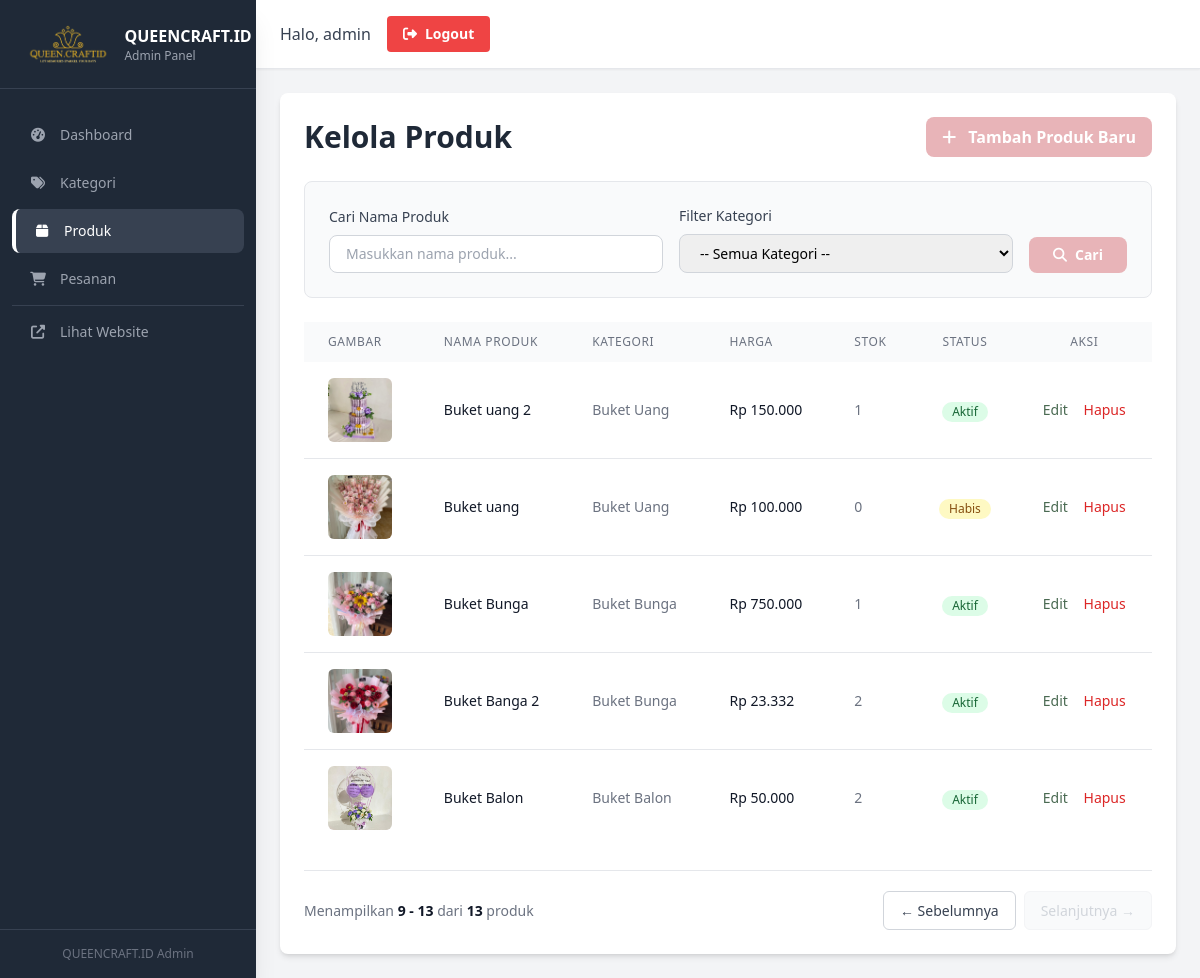
Screenshot of /admin/products/index.php?hal_produk=2 (signed in) with the database file from the repository.
### tables this page shows
CREATE TABLE `products` (
  `id` int(11) NOT NULL,
  `category_id` int(11) NOT NULL,
  `name` varchar(255) NOT NULL,
  `slug` varchar(255) NOT NULL,
  `description` text NOT NULL,
  `price` decimal(10,2) NOT NULL,
  `image_url` varchar(255) NOT NULL,
  `stock` int(11) NOT NULL DEFAULT 0,
  `is_featured` tinyint(1) NOT NULL DEFAULT 0,
  `status` enum('active','inactive','out_of_stock') NOT NULL DEFAULT 'active',
  `has_tiered_pricing` tinyint(1) NOT NULL DEFAULT 0,
  `sheet_1_min` int(11) DEFAULT NULL,
  `sheet_1_max` int(11) DEFAULT NULL,
  `price_1` decimal(10,2) DEFAULT NULL,
  `sheet_2_min` int(11) DEFAULT NULL,
  `sheet_2_max` int(11) DEFAULT NULL,
  `price_2` decimal(10,2) DEFAULT NULL,
  `sheet_3_min` int(11) DEFAULT NULL,
  `sheet_3_max` int(11) DEFAULT NULL,
  `price_3` decimal(10,2) DEFAULT NULL,
  `sheet_4_min` int(11) DEFAULT NULL,
  `sheet_4_max` int(11) DEFAULT NULL,
  `price_4` decimal(10,2) DEFAULT NULL,
  `sheet_5_min` int(11) DEFAULT NULL,
  `sheet_5_max` int(11) DEFAULT NULL,
  `price_5` decimal(10,2) DEFAULT NULL,
  `sheet_6_min` int(11) DEFAULT NULL,
  `sheet_6_max` int(11) DEFAULT NULL,
  `price_6` decimal(10,2) DEFAULT NULL,
  `created_at` timestamp NOT NULL DEFAULT current_timestamp()
);

CREATE TABLE `categories` (
  `id` int(11) NOT NULL,
  `name` varchar(100) NOT NULL,
  `slug` varchar(100) NOT NULL,
  `description` text DEFAULT NULL,
  `image_url` varchar(255) NOT NULL DEFAULT 'category-default.jpg',
  `created_at` timestamp NOT NULL DEFAULT current_timestamp()
);

### admin/products/index.php (the view, shortened to what this page needs)
<?php
require_once '../includes/admin-header.php';
require_once '../../includes/db.php';
 $current_page = isset($_GET['hal_produk']) ? (int)$_GET['hal_produk'] : 1;
 $offset = ($current_page - 1) * PRODUCTS_PER_PAGE;
$search_product_name = isset($_GET['search_name']) ? trim($_GET['search_name']) : '';
$search_category_id = isset($_GET['search_category']) ? (int)$_GET['search_category'] : 0;
 $pdo->exec("UPDATE products SET status = 'out_of_stock' WHERE stock = 0 AND status != 'out_of_stock'");
$where_clauses = [];
$where_params = [];
$where_clause = !empty($where_clauses) ? "WHERE " . implode(" AND ", $where_clauses) : "";
$count_stmt = $pdo->prepare("SELECT COUNT(*) FROM products p $where_clause");
$count_stmt->execute($where_params);
$total_products = (int) $count_stmt->fetchColumn();
$total_pages = ceil($total_products / PRODUCTS_PER_PAGE);
 $bq_base_get = $_GET;
 $bq_prev_get = $bq_base_get;
 $bq_prev_get['hal_produk'] = $current_page - 1;
 $bq_url_prev = '?' . http_build_query($bq_prev_get);
 $bq_next_get = $bq_base_get;
 $bq_next_get['hal_produk'] = $current_page + 1;
 $bq_url_next = '?' . http_build_query($bq_next_get);
$query = "
    SELECT p.*, c.name as category_name
    FROM products p
    JOIN categories c ON p.category_id = c.id
    $where_clause
    ORDER BY p.created_at DESC
    LIMIT " . (int)PRODUCTS_PER_PAGE . " OFFSET " . (int)$offset . "
";
$stmt = $pdo->prepare($query);
$stmt->execute($where_params);
$products = $stmt->fetchAll(PDO::FETCH_ASSOC);
?>
<div class="bg-white p-6 rounded-lg shadow-md">
    <div class="flex justify-between items-center mb-6">
        <h1 class="text-3xl font-bold text-gray-800">Kelola Produk</h1>
        <a href="create.php" class="bg-primary hover:bg-pink-700 text-white font-bold py-2 px-4 rounded-lg transition-colors">
            <i class="fas fa-plus mr-2"></i> Tambah Produk Baru
        </a>
    </div>
    <div class="bg-gray-50 p-4 md:p-6 rounded-lg mb-6 border border-gray-200">
        <form method="GET" class="space-y-4 md:space-y-0 md:flex md:gap-4 md:items-end">
            <div class="flex-1">
                <label class="block text-sm font-medium text-gray-700 mb-2">Cari Nama Produk</label>
                <input
                    type="text"
                    name="search_name"
                    value="<?php echo htmlspecialchars($search_product_name); ?>"
                    placeholder="Masukkan nama produk..."
                    class="w-full px-4 py-2 border border-gray-300 rounded-lg focus:outline-none focus:ring-2 focus:ring-primary text-sm"
                >
            </div>
            <div class="flex-1">
                <label class="block text-sm font-medium text-gray-700 mb-2">Filter Kategori</label>
                <select name="search_category" class="w-full px-4 py-2 border border-gray-300 rounded-lg focus:outline-none focus:ring-2 focus:ring-primary text-sm">
                    <option value="">-- Semua Kategori --</option>
                </select>
            </div>
            <div class="flex flex-col sm:flex-row gap-2 w-full md:w-auto">
                <button
                    type="submit"
                    class="w-full md:w-auto bg-primary hover:bg-pink-700 text-white font-bold py-2 px-6 rounded-lg transition-colors text-sm"
                >
                    <i class="fas fa-search mr-2"></i>Cari
                </button>
            </div>
        </form>
    </div>
    <div class="hidden md:block overflow-x-auto">
        <table class="min-w-full">
            <thead class="bg-gray-50">
                <tr>
                    <th class="px-6 py-3 text-left text-xs font-medium text-gray-500 uppercase tracking-wider">Gambar</th>
                    <th class="px-6 py-3 text-left text-xs font-medium text-gray-500 uppercase tracking-wider">Nama Produk</th>
                    <th class="px-6 py-3 text-left text-xs font-medium text-gray-500 uppercase tracking-wider">Kategori</th>
                    <th class="px-6 py-3 text-left text-xs font-medium text-gray-500 uppercase tracking-wider">Harga</th>
                    <th class="px-6 py-3 text-left text-xs font-medium text-gray-500 uppercase tracking-wider">Stok</th>
                    <th class="px-6 py-3 text-center text-xs font-medium text-gray-500 uppercase tracking-wider">Status</th>
                    <th class="px-6 py-3 text-center text-xs font-medium text-gray-500 uppercase tracking-wider">Aksi</th>
                </tr>
            </thead>
            <tbody class="bg-white divide-y divide-gray-200">
                <?php if (empty($products)): ?>
                    <tr>
                        <td colspan="7" class="px-6 py-4 text-center text-gray-500">
                            <?php
                            if (!empty($search_product_name) || $search_category_id > 0) {
                                echo 'Produk tidak ditemukan sesuai pencarian Anda.';
                            } else {
                                echo 'Belum ada produk.';
                            }
                            ?>
                        </td>
                    </tr>
                <?php else: ?>
                    <?php foreach ($products as $product): ?>
                    <tr class="hover:bg-gray-50">
                        <td class="px-6 py-4 whitespace-nowrap">
                            <img src="/buketqueen/assets/images/uploads/<?php echo htmlspecialchars($product['image_url']); ?>" alt="<?php echo htmlspecialchars($product['name']); ?>" class="h-16 w-16 object-cover rounded-md">
                        </td>
                        <td class="px-6 py-4 whitespace-nowrap text-sm font-medium text-gray-900"><?php echo htmlspecialchars($product['name']); ?></td>
                        <td class="px-6 py-4 whitespace-nowrap text-sm text-gray-500"><?php echo htmlspecialchars($product['category_name']); ?></td>
                        <td class="px-6 py-4 whitespace-nowrap text-sm text-gray-900">Rp <?php echo number_format($product['price'], 0, ',', '.'); ?></td>
                        <td class="px-6 py-4 whitespace-nowrap text-sm text-gray-500"><?php echo $product['stock']; ?></td>
                        <td class="px-6 py-4 whitespace-nowrap text-center">
                            <?php
                            $is_out_of_stock = ($product['stock'] == 0 || $product['status'] === 'out_of_stock');
                            if ($is_out_of_stock) {
                                echo '<span class="inline-flex items-center px-2.5 py-0.5 rounded-full text-xs font-medium bg-yellow-100 text-yellow-800">Habis</span>';
                            } elseif ($product['status'] === 'active') {
                                echo '<span class="inline-flex items-center px-2.5 py-0.5 rounded-full text-xs font-medium bg-green-100 text-green-800">Aktif</span>';
                            } elseif ($product['status'] === 'inactive') {
                                echo '<span class="inline-flex items-center px-2.5 py-0.5 rounded-full text-xs font-medium bg-red-100 text-red-800">Tidak Aktif</span>';
                            } else {
                                echo '<span class="inline-flex items-center px-2.5 py-0.5 rounded-full text-xs font-medium bg-gray-100 text-gray-800">Tidak Diketahui</span>';
                            }
                            ?>
                        </td>
                        <td class="px-6 py-4 whitespace-nowrap text-center text-sm font-medium">
                            <a href="edit.php?id=<?php echo $product['id']; ?>" class="text-secondary hover:text-green-700 mr-3">Edit</a>
                            <a href="delete.php?id=<?php echo $product['id']; ?>" class="text-red-600 hover:text-red-900" onclick="return confirm('Apakah Anda yakin ingin menghapus produk ini?')">Hapus</a>
                        </td>
                    </tr>
                    <?php endforeach; ?>
                <?php endif; ?>
            </tbody>
        </table>
    </div>
    <div style="margin-top: 24px; display: flex; justify-content: space-between; align-items: center; flex-wrap: wrap; gap: 12px; padding-top: 20px; border-top: 1px solid #e5e7eb;">
        <div style="font-size: 14px; color: #6b7280;">
            Menampilkan
            <span style="font-weight: 600; color: #111827;">
                <?php
                $start_data = (PRODUCTS_PER_PAGE * ($current_page - 1)) + 1;
                $end_data = min(PRODUCTS_PER_PAGE * $current_page, $total_products);
                if($total_products == 0) { echo '0 - 0'; } else { echo "$start_data - $end_data"; }
                ?>
            </span>
            dari <span style="font-weight: 600; color: #111827;"><?php echo $total_products; ?></span> produk
        </div>
        <div style="display: flex; gap: 8px; align-items: center;">
            <?php if ($current_page > 1): ?>
                <a href="<?php echo $bq_url_prev; ?>" style="padding: 8px 16px; background-color: #ffffff; border: 1px solid #d1d5db; color: #374151; text-decoration: none; border-radius: 6px; font-size: 14px; font-weight: 500;">
                    ← Sebelumnya
                </a>
            <?php else: ?>
                <span style="padding: 8px 16px; background-color: #f9fafb; border: 1px solid #f3f4f6; color: #d1d5db; border-radius: 6px; font-size: 14px; cursor: not-allowed;">
                    ← Sebelumnya
                </span>
            <?php endif; ?>
            <?php if ($current_page < $total_pages): ?>
                <a href="<?php echo $bq_url_next; ?>" style="padding: 8px 16px; background-color: #111827; border: 1px solid #111827; color: #ffffff; text-decoration: none; border-radius: 6px; font-size: 14px; font-weight: 500;">
                    Selanjutnya →
                </a>
            <?php else: ?>
                <span style="padding: 8px 16px; background-color: #f9fafb; border: 1px solid #f3f4f6; color: #d1d5db; border-radius: 6px; font-size: 14px; cursor: not-allowed;">
                    Selanjutnya →
                </span>
            <?php endif; ?>
        </div>
    </div>
</div>
<?php require_once '../includes/admin-footer.php'; ?>

### rows the page displays
products: image_url (picture), name "Buket uang 2", category.name "Buket Uang", price "150.000", stock "1", status "Aktif"
products: image_url (picture), name "Buket uang", category.name "Buket Uang", price "100.000", stock "0", shows "Habis"
products: image_url (picture), name "Buket Bunga", category.name "Buket Bunga", price "750.000", stock "1", status "Aktif"
products: image_url (picture), name "Buket Banga 2", category.name "Buket Bunga", price "23.332", stock "2", status "Aktif"
products: image_url (picture), name "Buket Balon", category.name "Buket Balon", price "50.000", stock "2", status "Aktif"

### other values shown
$_SESSION['admin_username'] "admin"
$start_data "9"
$end_data "13"
$total_products "13"
